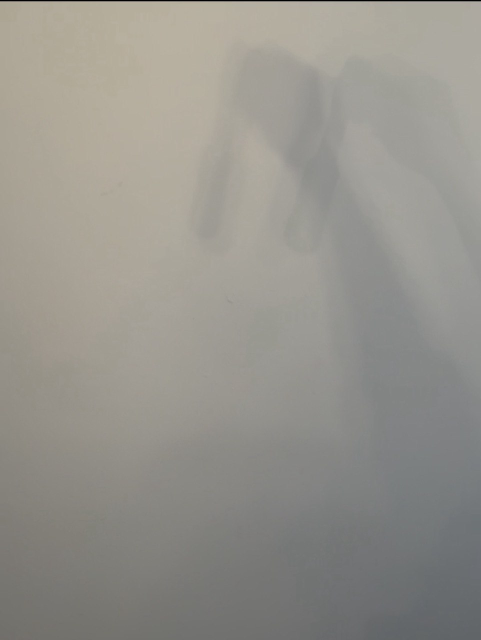
#> input picture imgs/back.jpg, 962 x 1280 px, found by its file name (shown at 1/2 size)
$ jupyter execute experimental.ipynb   (older library calls are emulated)
#> lines starting #> are read from the running program, lines starting #| are printed output that depends on the picture; after the words box and inside, x2 and y2 are one past the last pixel; in counts of white or black regions, pixels touching at a corner belong together
[cell 1]
import cv2
import numpy as np
import matplotlib.pyplot as plt

image_paths = [
    "1.jpg", "2.jpg", "3.jpg", "4.jpg"
]
background_path = "back.jpg"

[cell 2]
background = cv2.imread(background_path, cv2.IMREAD_GRAYSCALE)
background = cv2.resize(background, (800, 800))
#> background: shape (800, 800)
background = background / 255.0

trajectory_points = []

[cell 3]
for image_path in image_paths:
    image = cv2.imread(image_path, cv2.IMREAD_GRAYSCALE)
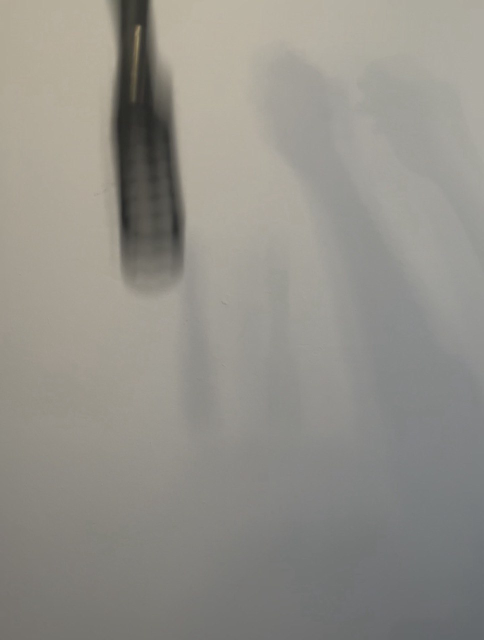
#> input picture imgs/img/1.jpg, 967 x 1280 px, found by its file name (shown at 1/2 size)
    if image is None:
        print(f"Не удалось загрузить {image_path}")
        continue

    image = cv2.resize(image, (background.shape[1], background.shape[0]))
#> image: shape (800, 800)
    image = image / 255.0

    diff = cv2.absdiff(image, background)
    _, diff_thresh = cv2.threshold(diff, 0.2, 1.0, cv2.THRESH_BINARY)
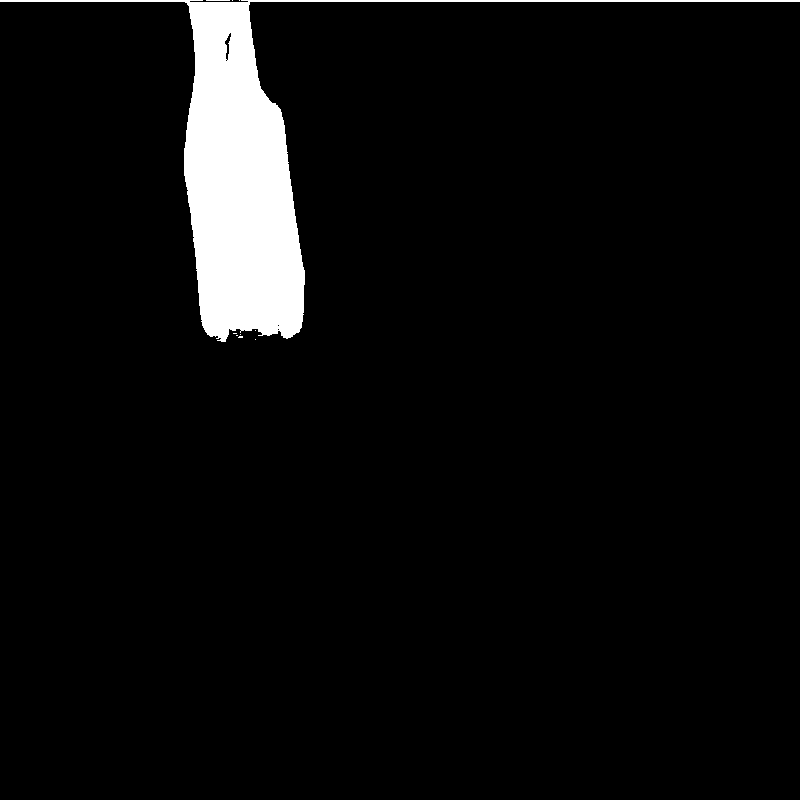
#> diff_thresh: shape (800, 800) float64; values 0 (black) and 1 (white), 5% white; 10 white regions (8 under 20 px), largest, box (x1, y1, x2, y2) and area: (0, 0, 800, 342) 31668, (206, 0, 230, 1) 24

    diff_thresh = (diff_thresh * 255).astype(np.uint8)
#> diff_thresh: shape (800, 800); 5% white; 10 white regions (8 under 20 px)

    contours, _ = cv2.findContours(diff_thresh, cv2.RETR_EXTERNAL, cv2.CHAIN_APPROX_SIMPLE)
#> contours = 10 contours, 9 with area under 20; largest, box (x1, y1, x2, y2) and area: (0, 0, 800, 342) 30544

    min_area = 50
    filtered_contours = [c for c in contours if cv2.contourArea(c) > min_area]
#> filtered_contours = 1 contour; box (x1, y1, x2, y2) and area: (0, 0, 800, 342) 30544

    for contour in filtered_contours:
        moments = cv2.moments(contour)
        if moments["m00"] != 0:
            cx = int(moments["m10"] / moments["m00"])
            cy = int(moments["m01"] / moments["m00"])
            trajectory_points.append((cx, cy))
#> this loop made 1 pass
#> (cx, cy) on pass 1: (243, 180)
#> after the loop, trajectory_points = [(243, 180)]

    debug_image = cv2.cvtColor((image * 255).astype(np.uint8), cv2.COLOR_GRAY2BGR)
    cv2.drawContours(debug_image, filtered_contours, -1, (0, 255, 0), 2)
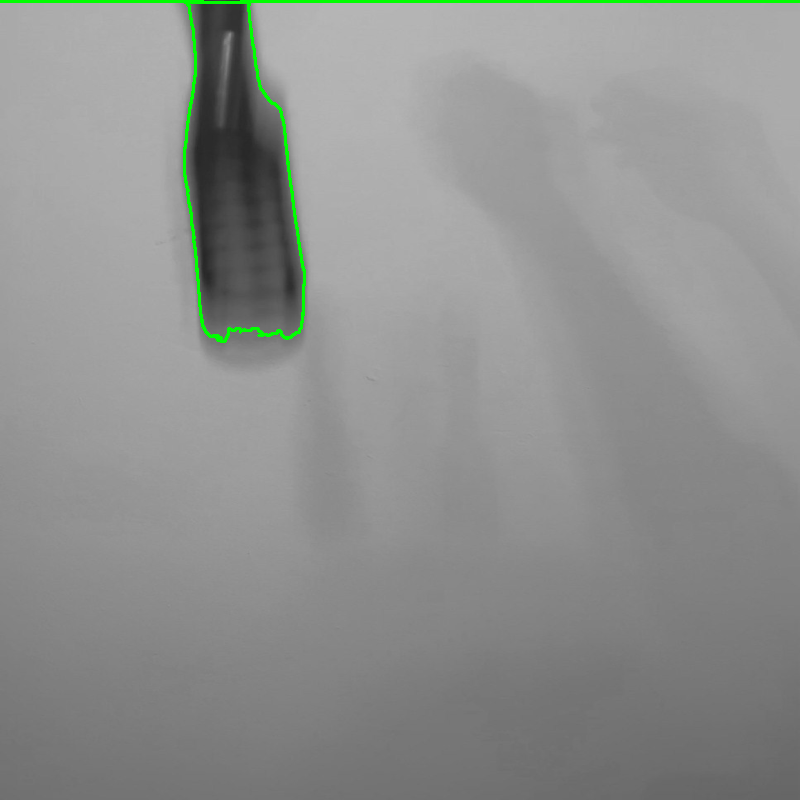
#> debug_image: shape (800, 800, 3); mean B, G, R 142.9, 145, 142.9
    plt.imshow(cv2.cvtColor(debug_image, cv2.COLOR_BGR2RGB))
    plt.title(f"Contours: {image_path}")
    plt.axis('off')
    plt.show()
#> pass 2 of the loop `for image_path in image_paths:`:
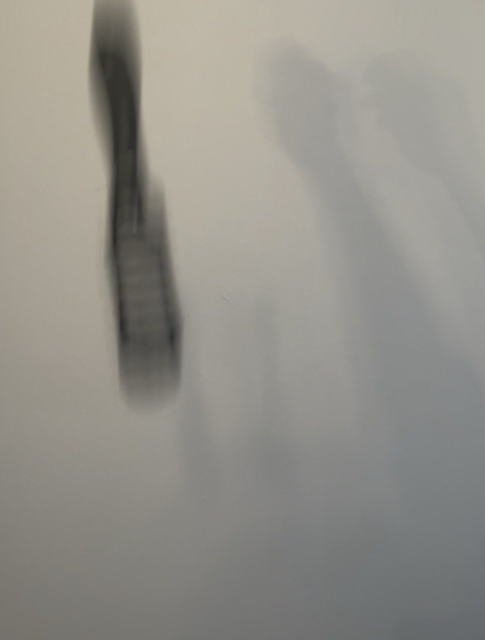
#> input picture imgs/img/2.jpg, 970 x 1280 px, found by its file name (shown at 1/2 size)
#> `_, diff_thresh = cv2.threshold(diff, 0.2, 1.0, cv2.THRESH_BINARY)`:
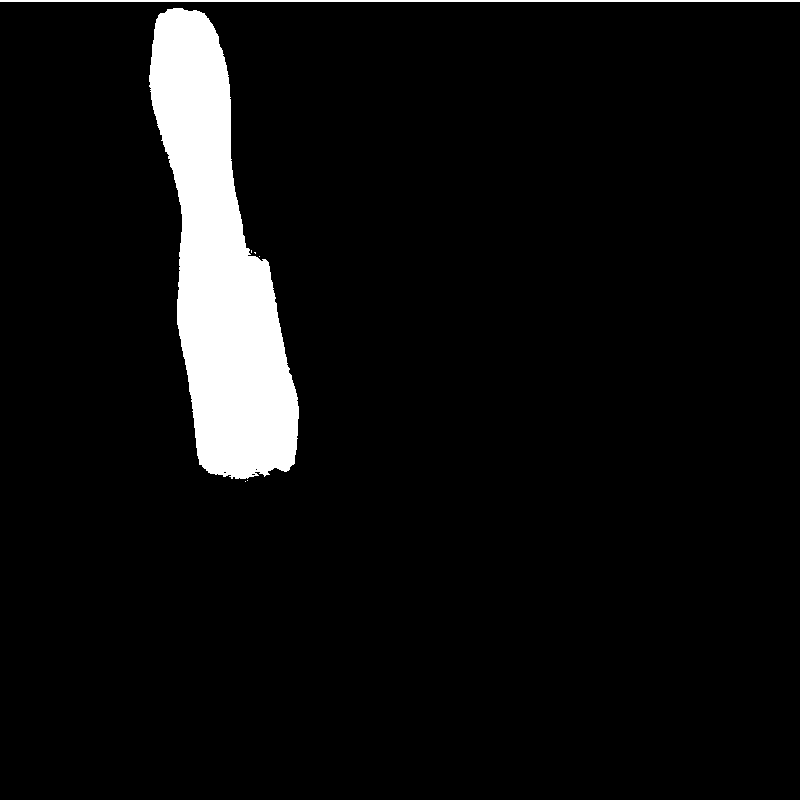
#> diff_thresh: shape (800, 800) float64; values 0 (black) and 1 (white), 6.2% white; 7 white regions (5 under 20 px), largest, box (x1, y1, x2, y2) and area: (149, 8, 299, 479) 38163, (0, 0, 800, 2) 1600
#> contours = 7 contours, 5 with area under 20; largest, box (x1, y1, x2, y2) and area: (149, 8, 299, 479) 37620, (0, 0, 800, 2) 799
#> filtered_contours = 2 contours; box (x1, y1, x2, y2) and area: (149, 8, 299, 479) 37620, (0, 0, 800, 2) 799
#> the loop `for contour in filtered_contours:` made 2 passes
#> (contour, cx, cy) on pass 2: ([[0, 0], [0, 1], [799, 1], [799, 0]], 399, 0)
#> after the loop `for contour in filtered_contours:`: trajectory_points = [(243, 180), (219, 265), (399, 0)]
#> `cv2.drawContours(debug_image, filtered_contours, -1, (0, 255, 0), 2)`:
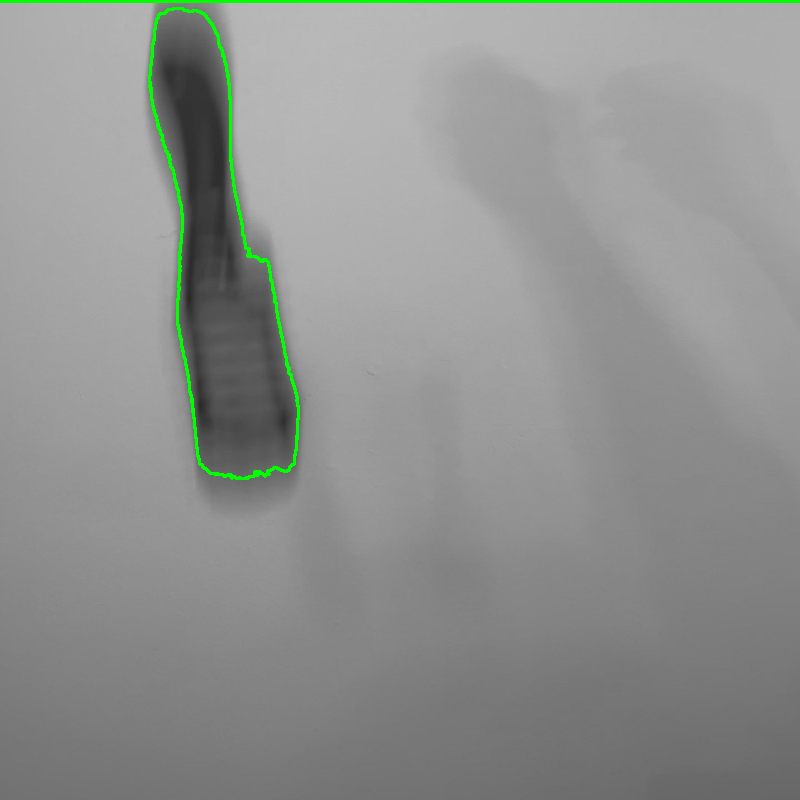
#> debug_image: shape (800, 800, 3); mean B, G, R 143.3, 145.8, 143.3

if trajectory_points:
    x_coords, y_coords = zip(*trajectory_points)
    plt.figure(figsize=(8, 6))
    plt.plot(x_coords, y_coords, marker='o', linestyle='-', color='b')
    plt.gca().invert_yaxis()
    plt.title("Object Trajectory")
    plt.xlabel("X Coordinate")
    plt.ylabel("Y Coordinate")
    plt.grid(True)
    plt.show()
else:
    print("Точки траектории не найдены!")

[cell 4]
from scipy.signal import savgol_filter

for image_path in image_paths:
    image = cv2.imread(image_path, cv2.IMREAD_GRAYSCALE)
    if image is None:
        print(f"Не удалось загрузить {image_path}")
        continue

    image = cv2.resize(image, (background.shape[1], background.shape[0]))
    image = image / 255.0

    diff = cv2.absdiff(image, background)
    _, diff_thresh = cv2.threshold(diff, 0.2, 1.0, cv2.THRESH_BINARY)

    diff_thresh = (diff_thresh * 255).astype(np.uint8)
    contours, _ = cv2.findContours(diff_thresh, cv2.RETR_EXTERNAL, cv2.CHAIN_APPROX_SIMPLE)

    min_area = 50
    filtered_contours = [c for c in contours if cv2.contourArea(c) > min_area]

    for contour in filtered_contours:
        moments = cv2.moments(contour)
        if moments["m00"] != 0:
            cx = int(moments["m10"] / moments["m00"])
            cy = int(moments["m01"] / moments["m00"])
            trajectory_points.append((cx, cy))

    debug_image = cv2.cvtColor((image * 255).astype(np.uint8), cv2.COLOR_GRAY2BGR)
    cv2.drawContours(debug_image, filtered_contours, -1, (0, 255, 0), 2)
    plt.imshow(cv2.cvtColor(debug_image, cv2.COLOR_BGR2RGB))
    plt.title(f"Contours: {image_path}")
    plt.axis('off')
    plt.show()
#> pass 2 of the loop `for image_path in image_paths:`:

if trajectory_points:
    x_coords, y_coords = zip(*trajectory_points)

    if len(x_coords) > 3:
        x_smooth = savgol_filter(x_coords, 3, 1)
        y_smooth = savgol_filter(y_coords, 3, 1)

        plt.figure(figsize=(8, 6))
        plt.plot(x_smooth, y_smooth, marker='o', linestyle='-', color='g', label='Smoothed Trajectory')
        plt.plot(x_coords, y_coords, marker='o', linestyle='--', color='b', alpha=0.5, label='Original Trajectory')
        plt.gca().invert_yaxis()
        plt.title("Smoothed Object Trajectory")
        plt.xlabel("X Coordinate")
        plt.ylabel("Y Coordinate")
        plt.legend()
        plt.grid(True)
        plt.show()
    else:
        print("Недостаточно точек для сглаживания траектории.")

    filtered_trajectory = [(x_coords[0], y_coords[0])]
    for i in range(1, len(x_coords)):
        dx = x_coords[i] - filtered_trajectory[-1][0]
        dy = y_coords[i] - filtered_trajectory[-1][1]
        distance = (dx**2 + dy**2)**0.5
        if distance > 10:
            filtered_trajectory.append((x_coords[i], y_coords[i]))

    if len(filtered_trajectory) > 1:
        x_filt, y_filt = zip(*filtered_trajectory)
        plt.figure(figsize=(8, 6))
        plt.plot(x_filt, y_filt, marker='o', linestyle='-', color='r', label='Filtered Trajectory')
        plt.gca().invert_yaxis()
        plt.title("Filtered Object Trajectory")
        plt.xlabel("X Coordinate")
        plt.ylabel("Y Coordinate")
        plt.legend()
        plt.grid(True)
        plt.show()
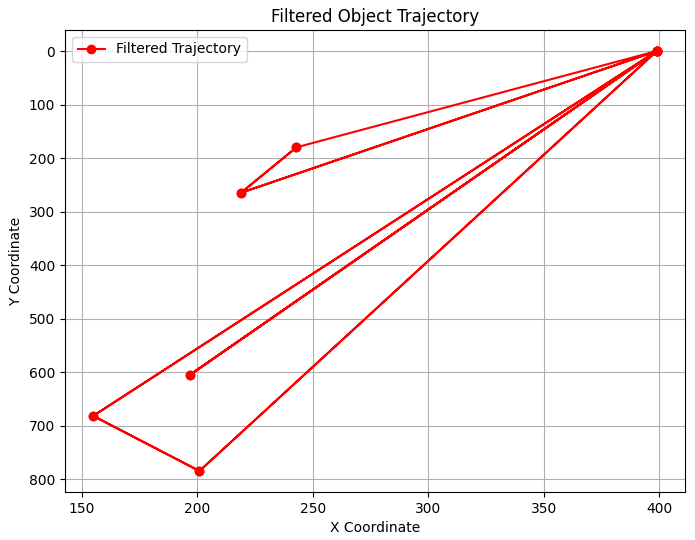
#> figure drawn by matplotlib, 1 panel
else:
    print("Точки траектории не найдены!")

[cell 5]
import cv2
import numpy as np
import matplotlib.pyplot as plt

background_path = "back.jpg"
motion_blurred_path = "blurred.jpg"

background = cv2.imread(background_path, cv2.IMREAD_GRAYSCALE) / 255.0
#> background: shape (1280, 962) float64
motion_blurred = cv2.imread(motion_blurred_path, cv2.IMREAD_GRAYSCALE) / 255.0
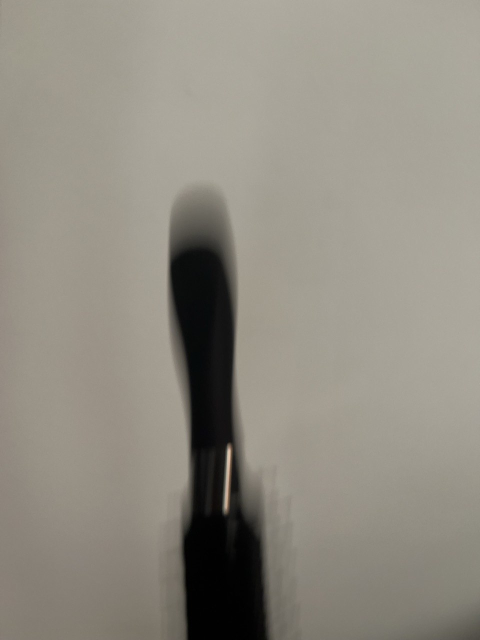
#> input picture imgs/blurred.jpg, 960 x 1280 px, found by its file name (shown at 1/2 size)

height, width = background.shape
motion_blurred = cv2.resize(motion_blurred, (width, height))
#> motion_blurred: shape (1280, 962) float64

alpha = np.clip((motion_blurred - background) / (1 - background), 0, 1)
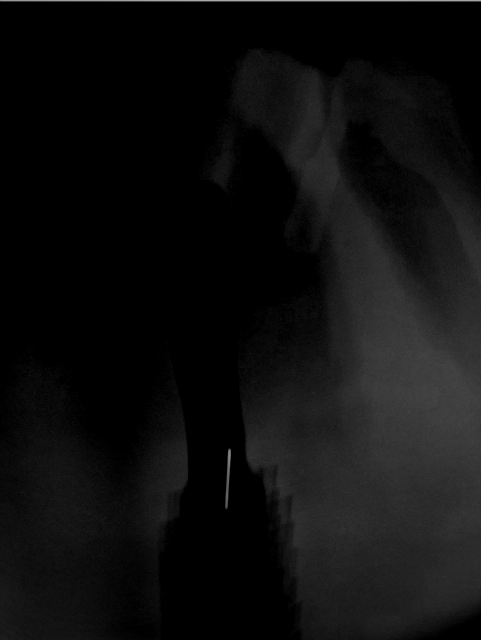
#> alpha: shape (1280, 962) float64 (shown at 1/2 size); min 0, max 0.677, mean 0.0576

alpha_smoothed = cv2.GaussianBlur(alpha, (7, 7), 0)

grad_x = cv2.Sobel(alpha_smoothed, cv2.CV_64F, 1, 0, ksize=5)
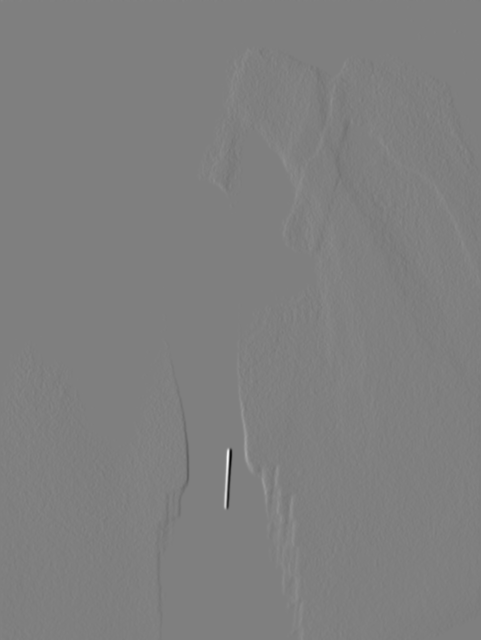
#> grad_x: shape (1280, 962) float64 (shown at 1/2 size); min -14.74, max 14.72, mean 0.0128; drawn with min black and max white
grad_y = cv2.Sobel(alpha_smoothed, cv2.CV_64F, 0, 1, ksize=5)
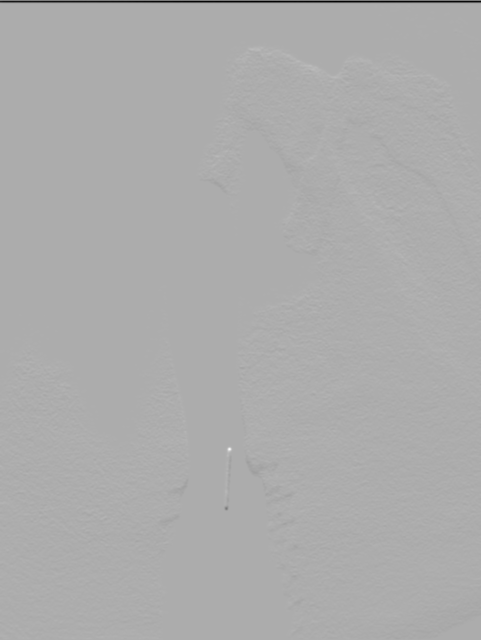
#> grad_y: shape (1280, 962) float64 (shown at 1/2 size); min -18.98, max 9, mean -0.0489; drawn with min black and max white
gradient_magnitude = np.sqrt(grad_x**2 + grad_y**2)

_, alpha_thresh = cv2.threshold(alpha_smoothed, 0.2, 1.0, cv2.THRESH_BINARY)
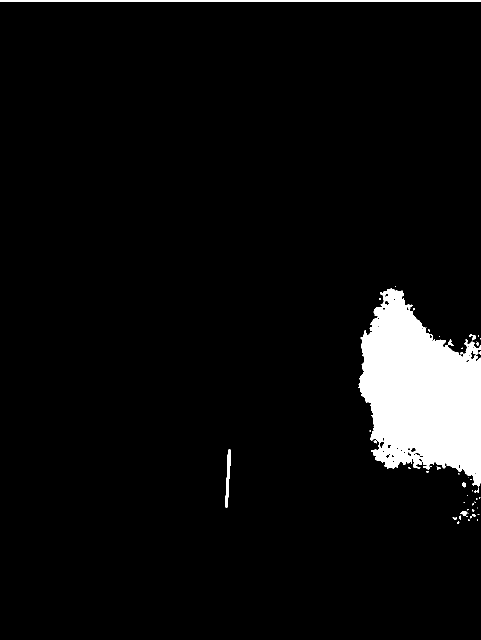
#> alpha_thresh: shape (1280, 962) float64 (shown at 1/2 size); values 0 (black) and 1 (white), 5.6% white; 52 white regions (38 under 20 px), largest, box (x1, y1, x2, y2) and area: (717, 577, 962, 973) 63486, (0, 0, 962, 4) 3584, (451, 898, 462, 1016) 628
alpha_thresh = (alpha_thresh * 255).astype(np.uint8)

contours, _ = cv2.findContours(alpha_thresh, cv2.RETR_EXTERNAL, cv2.CHAIN_APPROX_SIMPLE)

min_area = 50
filtered_contours = [c for c in contours if cv2.contourArea(c) > min_area]

trajectory_points = []
for contour in filtered_contours:
    moments = cv2.moments(contour)
    if moments['m00'] != 0:
        cx = int(moments['m10'] / moments['m00'])
        cy = int(moments['m01'] / moments['m00'])
        trajectory_points.append((cx, cy))

plt.figure(figsize=(8, 6))
plt.imshow(alpha_smoothed, cmap='gray')
plt.title("Smoothed Alpha Channel")
plt.axis('off')
plt.show()

plt.figure(figsize=(8, 6))
plt.imshow(gradient_magnitude, cmap='hot')
plt.title("Gradient Magnitude")
plt.axis('off')
plt.show()

contour_image = (motion_blurred * 255).astype(np.uint8)
contour_image = cv2.cvtColor(contour_image, cv2.COLOR_GRAY2BGR)
#> contour_image: shape (1280, 962, 3)
cv2.drawContours(contour_image, filtered_contours, -1, (0, 255, 0), 2)
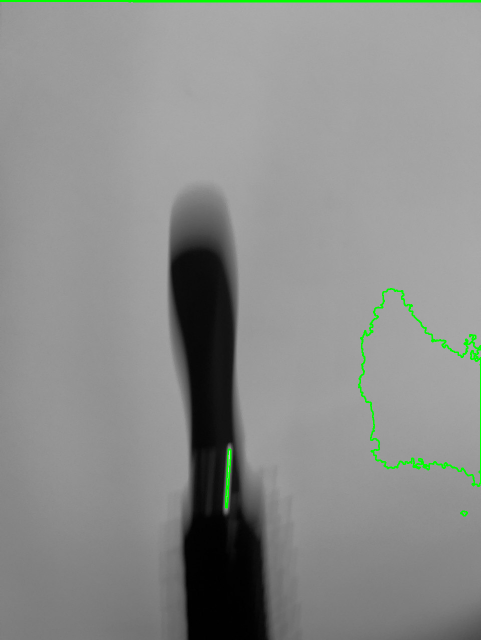
#> contour_image: shape (1280, 962, 3) (shown at 1/2 size); mean B, G, R 138.9, 141.1, 138.9
plt.figure(figsize=(8, 6))
plt.imshow(cv2.cvtColor(contour_image, cv2.COLOR_BGR2RGB))
plt.title("Contours on Blurred Image")
plt.axis('off')
plt.show()

[cell 6]
import cv2
import numpy as np
import matplotlib.pyplot as plt

background_path = "back.jpg"
image_paths = ["1.jpg", "2.jpg", "3.jpg", "4.jpg"]

background = cv2.imread(background_path, cv2.IMREAD_GRAYSCALE) / 255.0

height, width = background.shape

trajectory_points = []

for image_path in image_paths:
    motion_blurred = cv2.imread(image_path, cv2.IMREAD_GRAYSCALE) / 255.0
    motion_blurred = cv2.resize(motion_blurred, (width, height))

    alpha = np.clip((motion_blurred - background) / (1 - background), 0, 1)
    motion_blurred = cv2.convertScaleAbs(motion_blurred, alpha=2.0, beta=0)
    alpha_smoothed = alpha

    brightness_mask = (motion_blurred > 0.4).astype(np.uint8)
    _, alpha_thresh = cv2.threshold(alpha_smoothed, 0.3, 1.0, cv2.THRESH_BINARY)
    alpha_thresh = cv2.bitwise_and((alpha_thresh * 255).astype(np.uint8), brightness_mask)

    contours, _ = cv2.findContours(alpha_thresh, cv2.RETR_EXTERNAL, cv2.CHAIN_APPROX_SIMPLE)

    filtered_contours = [
        c for c in contours if cv2.contourArea(c) > 50 and 0.5 < cv2.boundingRect(c)[2] / cv2.boundingRect(c)[3] < 2.0
    ]

    contour_image = (motion_blurred * 255).astype(np.uint8)
    contour_image = cv2.cvtColor(contour_image, cv2.COLOR_GRAY2BGR)
    cv2.drawContours(contour_image, filtered_contours, -1, (0, 255, 0), 2)
    plt.figure(figsize=(8, 6))
    plt.imshow(cv2.cvtColor(contour_image, cv2.COLOR_BGR2RGB))
    plt.title(f"Contours on {image_path}")
    plt.axis('off')
    plt.show()
#> pass 2 of the loop `for image_path in image_paths:`:

[cell 7]
import cv2
import numpy as np
import matplotlib.pyplot as plt
from scipy.signal import savgol_filter

background_path = "back.jpg"
#> background_path = 'back.jpg'
image_paths = ["1.jpg", "2.jpg", "3.jpg", "4.jpg"]

background = cv2.imread(background_path, cv2.IMREAD_GRAYSCALE) / 255.0

height, width = background.shape

trajectory_points = []

for image_path in image_paths:
    motion_blurred = cv2.imread(image_path, cv2.IMREAD_GRAYSCALE) / 255.0
    motion_blurred = cv2.resize(motion_blurred, (width, height))

    alpha = np.clip((motion_blurred - background) / (1 - background), 0, 1)
    motion_blurred = cv2.convertScaleAbs(motion_blurred, alpha=2.0, beta=0)

    brightness_mask = (motion_blurred > 0.4).astype(np.uint8)
    _, alpha_thresh = cv2.threshold(alpha, 0.3, 1.0, cv2.THRESH_BINARY)
    alpha_thresh = cv2.bitwise_and((alpha_thresh * 255).astype(np.uint8), brightness_mask)

    contours, _ = cv2.findContours(alpha_thresh, cv2.RETR_EXTERNAL, cv2.CHAIN_APPROX_SIMPLE)

    min_area = 200
    filtered_contours = [c for c in contours if cv2.contourArea(c) > min_area]

    for contour in filtered_contours:
        moments = cv2.moments(contour)
        if moments['m00'] != 0:
            cx = int(moments['m10'] / moments['m00'])
            cy = int(moments['m01'] / moments['m00'])
            trajectory_points.append((cx, cy))
#> pass 2 of the loop `for image_path in image_paths:`:

trajectory_points.sort(key=lambda p: p[1])

if trajectory_points:
    x_coords, y_coords = zip(*trajectory_points)
    plt.figure(figsize=(8, 6))
    plt.plot(x_coords, y_coords, marker='o', linestyle='-', color='b', label='Trajectory')

    if len(x_coords) > 3:
        x_smooth = savgol_filter(x_coords, 3, 1)
        y_smooth = savgol_filter(y_coords, 3, 1)
        plt.plot(x_smooth, y_smooth, marker='o', linestyle='-', color='g', label='Smoothed Trajectory')

    plt.gca().invert_yaxis()
    plt.title("Object Trajectory")
    plt.xlabel("X Coordinate")
    plt.ylabel("Y Coordinate")
    plt.legend()
    plt.grid(True)
    plt.show()
else:
    print("Траектория не найдена.")
